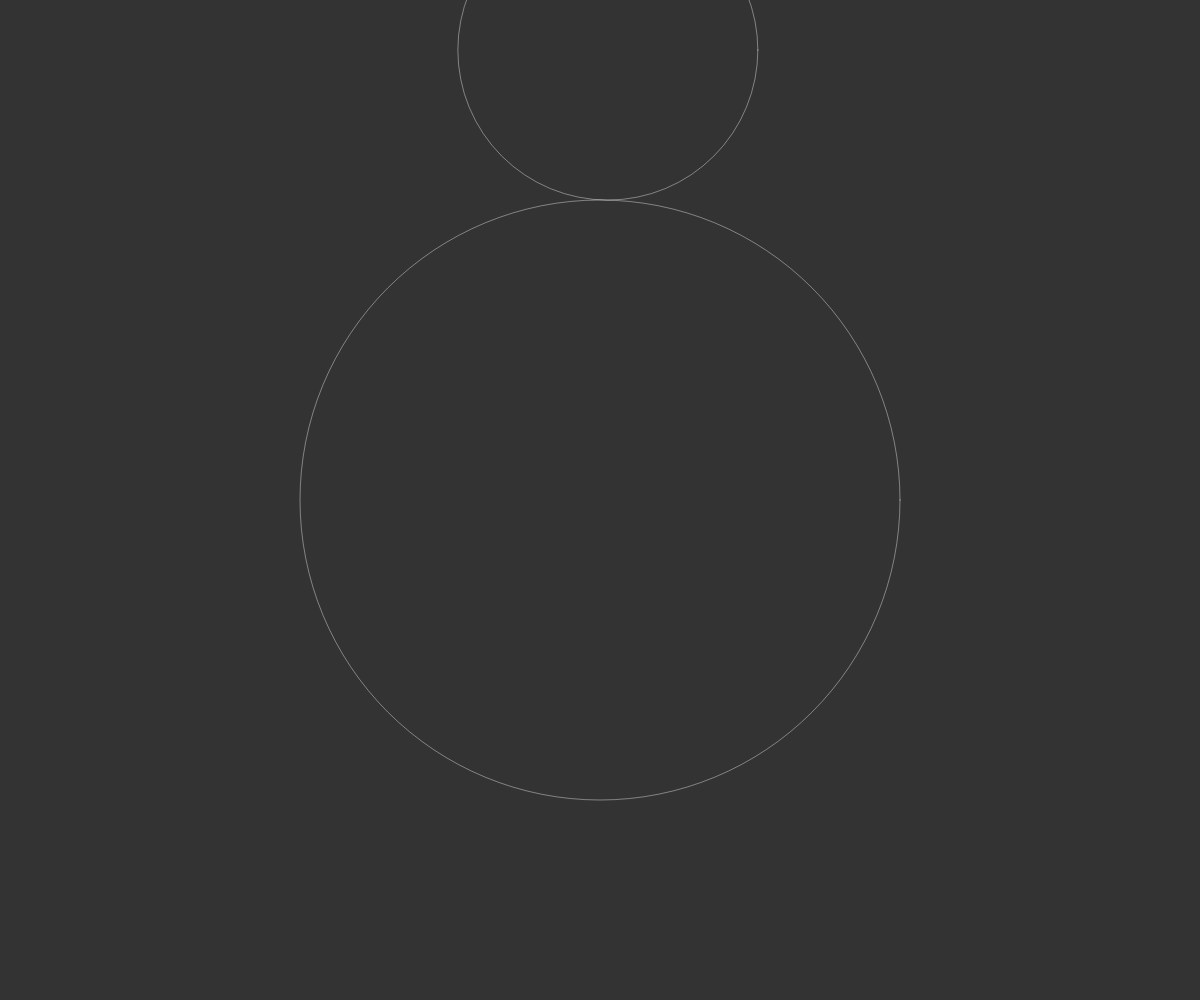
Frame 1 (no input)
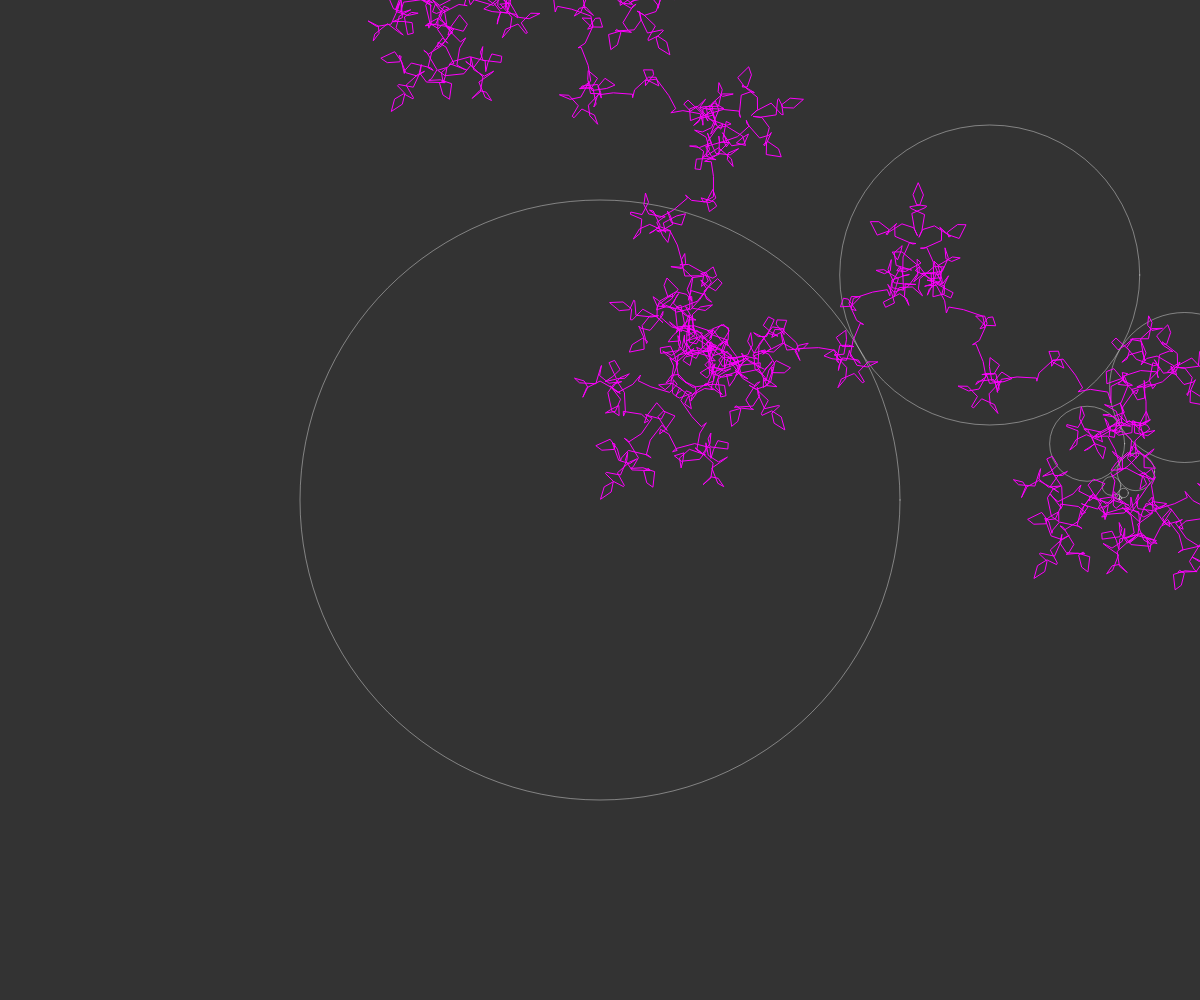
Frame 60 (no input)
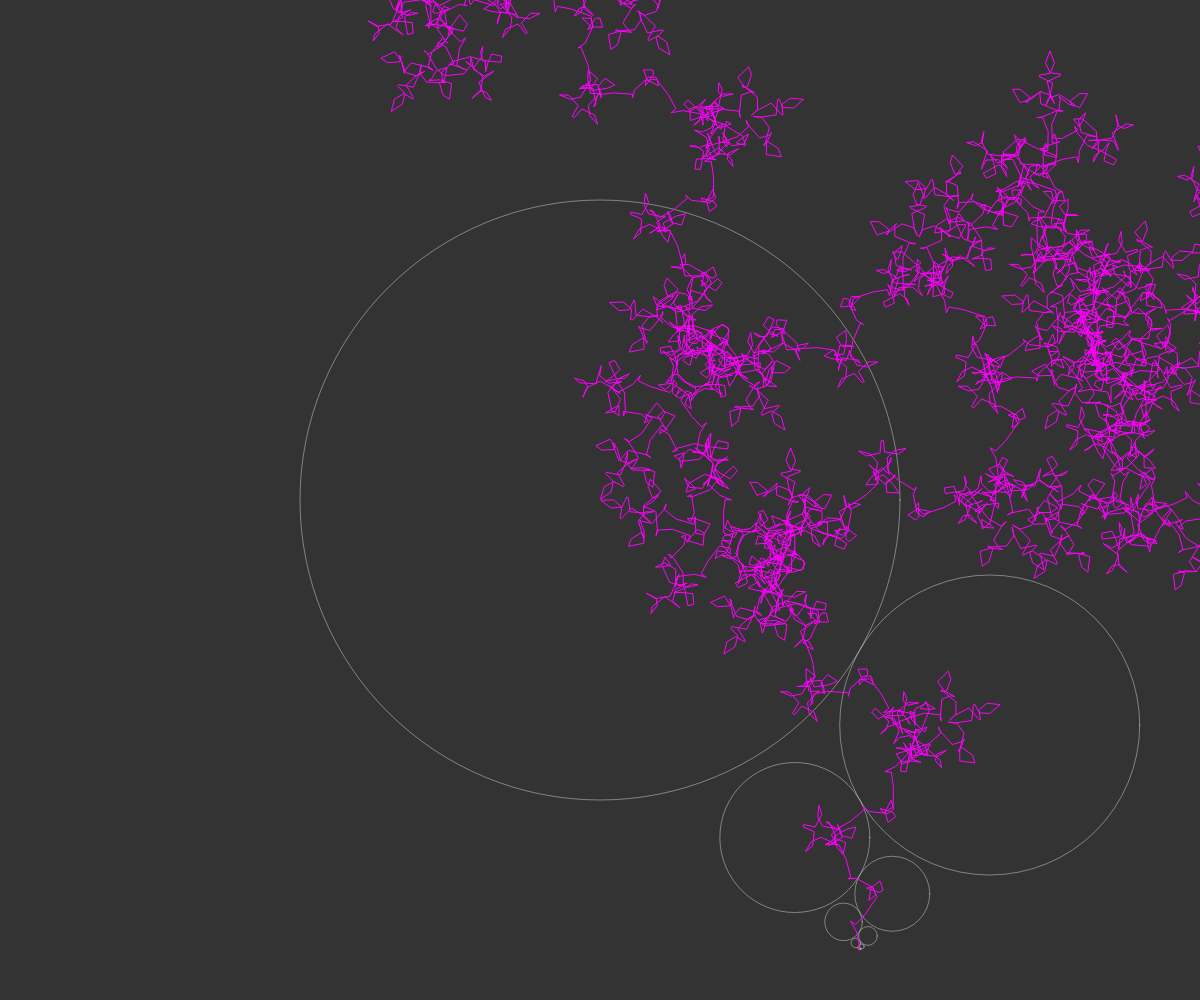
Frame 120 (the mouse pressed at the canvas centre since frame 60)

The p5.js sketch that drew these frames (run headless with seeded random() and noise() and a simulated clock; from frame 60 on, the mouse is pressed at the canvas centre):

// p5.js sketch
// ── sketch.js
// Daniel Shiffman
// http://codingtra.in
// http://patreon.com/codingtrain
// Fractal Spirograph
// Video: https://youtu.be/0dwJ-bkJwDI

var path = [];

var angle = 0;
var resolution = 50;

var sun;
var end;

function setup() {
  createCanvas(windowWidth, windowHeight);
  sun = new Orbit(width/2, height/2, width/4, 0);
  var next = sun;
  for (var i = 0; i < 10; i++) {
    next = next.addChild();
  }
  end = next;
}

function draw() {
  background(51);

  for (var i = 0; i < resolution; i++) {
    var next = sun;
    while (next != null) {
      next.update();
      next = next.child;
    }
    path.push(createVector(end.x, end.y));
  }

  var next = sun;
  while (next != null) {
    next.show();
    next = next.child;
  }

  beginShape();
  stroke(255, 0, 255);
  noFill();
  for (var pos of path) {
    vertex(pos.x, pos.y);
  }
  endShape();
}
// ── embed.html
<!DOCTYPE html>

<head>
    <title>embedded example</title>
    <script src="https://cdn.jsdelivr.net/npm/p5@1.4.2/lib/p5.min.js"></script>
    <script src="https://cdn.jsdelivr.net/npm/dat.gui@0.7.9/build/dat.gui.min.js"></script>

    <script src="sketch.js"></script>

    <!-- this line removes any default padding and style. you might only need one of these values set. -->
    <style>
        body {
            margin: 0;
            padding: 0;
            overflow: hidden;
        }

        canvas {
            /* margin: auto; */
        }

        /* Quick and dirty way to change DAT GUI position if needed */
        .dg.a {
            /*margin-top: 45px !important;*/
        }
    </style>

</head>

<body>
    <script src="sketch.js"></script>
    <script src="orbit.js"></script>
</body>

</html>
// ── orbit.js
// Daniel Shiffman
// http://codingtra.in
// http://patreon.com/codingtrain
// Fractal Spirograph
// Video: https://youtu.be/0dwJ-bkJwDI

var k = -4;

function Orbit(x_, y_, r_, n, p) {
  this.x = x_;
  this.y = y_;
  this.r = r_;
  this.parent = p;
  this.child = null;
  this.speed = (radians(pow(k, n - 1))) / resolution;
  this.angle = -PI / 2;

  this.addChild = function() {
    var newr = this.r / 2.0;
    var newx = this.x + this.r + newr;
    var newy = this.y;
    this.child = new Orbit(newx, newy, newr, n + 1, this);
    return this.child;
  }

  this.update = function() {
    var parent = this.parent;
    if (parent != null) {
      this.angle += this.speed;
      var rsum = this.r + parent.r;
      this.x = parent.x + rsum * cos(this.angle);
      this.y = parent.y + rsum * sin(this.angle);
    }
  }

  this.show = function() {
    stroke(255, 100);
    strokeWeight(1);
    noFill();
    ellipse(this.x, this.y, this.r * 2, this.r * 2);
  }
}
